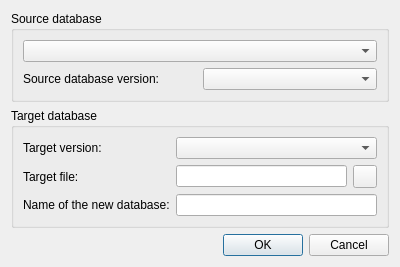
<?xml version="1.0" encoding="UTF-8"?>
<ui version="4.0">
 <class>DbConverterDialog</class>
 <widget class="QDialog" name="DbConverterDialog">
  <property name="geometry">
   <rect>
    <x>0</x>
    <y>0</y>
    <width>400</width>
    <height>243</height>
   </rect>
  </property>
  <property name="windowTitle">
   <string>Dialog</string>
  </property>
  <layout class="QVBoxLayout" name="verticalLayout">
   <item>
    <widget class="QGroupBox" name="srcGroup">
     <property name="title">
      <string>Source database</string>
     </property>
     <layout class="QGridLayout" name="gridLayout">
      <item row="0" column="0" colspan="2">
       <widget class="QComboBox" name="srcDbCombo"/>
      </item>
      <item row="1" column="0">
       <widget class="QLabel" name="srcDbVersionLabel">
        <property name="text">
         <string>Source database version:</string>
        </property>
       </widget>
      </item>
      <item row="1" column="1">
       <widget class="QComboBox" name="srcDbVersionCombo"/>
      </item>
     </layout>
    </widget>
   </item>
   <item>
    <widget class="QGroupBox" name="trgGroup">
     <property name="title">
      <string>Target database</string>
     </property>
     <layout class="QGridLayout" name="gridLayout_2">
      <item row="0" column="0">
       <widget class="QLabel" name="trgVersionLabel">
        <property name="text">
         <string>Target version:</string>
        </property>
       </widget>
      </item>
      <item row="1" column="1">
       <widget class="QLineEdit" name="trgFileEdit">
        <property name="toolTip">
         <string>This is the file that will be created as a result of the conversion.</string>
        </property>
       </widget>
      </item>
      <item row="1" column="0">
       <widget class="QLabel" name="trgFileLabel">
        <property name="text">
         <string>Target file:</string>
        </property>
       </widget>
      </item>
      <item row="2" column="0">
       <widget class="QLabel" name="trgNameLabel">
        <property name="text">
         <string>Name of the new database:</string>
        </property>
       </widget>
      </item>
      <item row="1" column="2">
       <widget class="QToolButton" name="trgFileButton">
        <property name="text">
         <string/>
        </property>
       </widget>
      </item>
      <item row="0" column="1" colspan="2">
       <widget class="QComboBox" name="trgVersionCombo"/>
      </item>
      <item row="2" column="1" colspan="2">
       <widget class="QLineEdit" name="trgNameEdit">
        <property name="toolTip">
         <string>This is the name that the converted database will be added to SQLiteStudio with.</string>
        </property>
       </widget>
      </item>
     </layout>
    </widget>
   </item>
   <item>
    <widget class="QDialogButtonBox" name="buttonBox">
     <property name="orientation">
      <enum>Qt::Horizontal</enum>
     </property>
     <property name="standardButtons">
      <set>QDialogButtonBox::Cancel|QDialogButtonBox::Ok</set>
     </property>
    </widget>
   </item>
  </layout>
 </widget>
 <resources/>
 <connections>
  <connection>
   <sender>buttonBox</sender>
   <signal>accepted()</signal>
   <receiver>DbConverterDialog</receiver>
   <slot>accept()</slot>
   <hints>
    <hint type="sourcelabel">
     <x>248</x>
     <y>254</y>
    </hint>
    <hint type="destinationlabel">
     <x>157</x>
     <y>274</y>
    </hint>
   </hints>
  </connection>
  <connection>
   <sender>buttonBox</sender>
   <signal>rejected()</signal>
   <receiver>DbConverterDialog</receiver>
   <slot>reject()</slot>
   <hints>
    <hint type="sourcelabel">
     <x>316</x>
     <y>260</y>
    </hint>
    <hint type="destinationlabel">
     <x>286</x>
     <y>274</y>
    </hint>
   </hints>
  </connection>
 </connections>
</ui>
